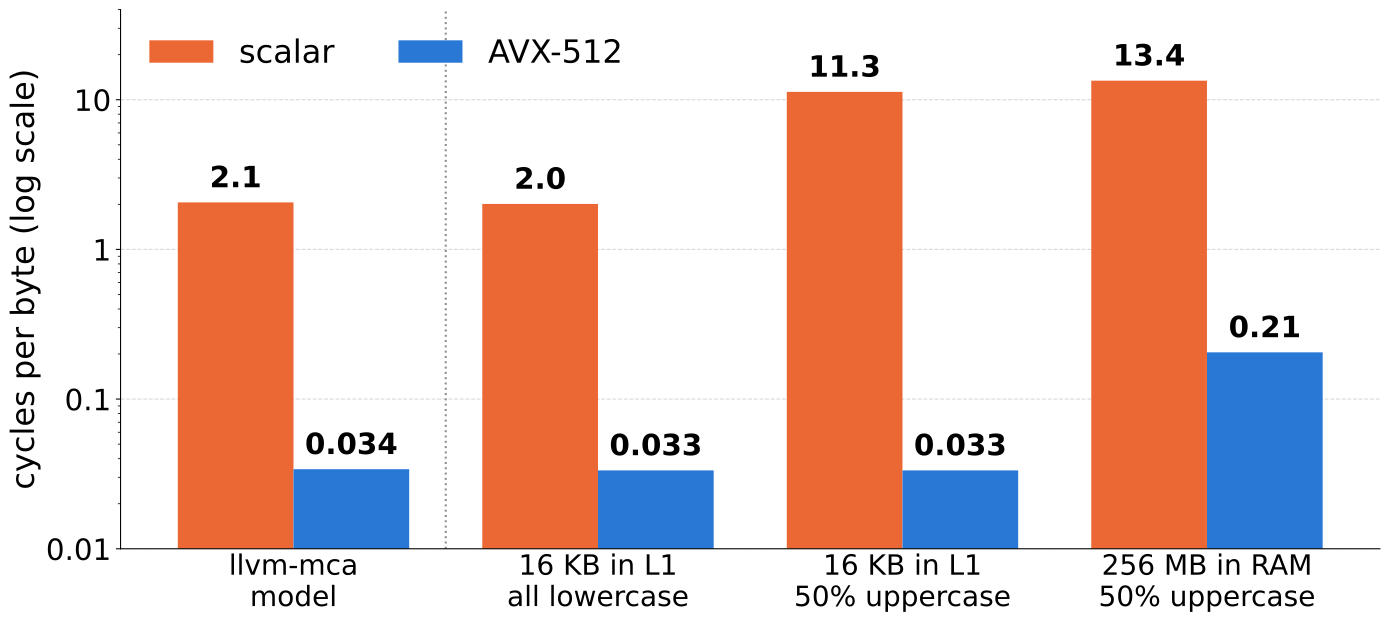

Source code (Python):
#!/usr/bin/env python3
"""llvm-mca model vs measured cycles/byte for the to-lower kernels (Xeon Gold 6548N, big4).
Measured numbers come from ../bench/results_big4.csv (bench/tolower_bench.cpp)."""

import csv
from pathlib import Path

import matplotlib.pyplot as plt
import numpy as np

plt.rcParams.update({
    "font.size": 24,
    "axes.labelsize": 24,
    "xtick.labelsize": 21,
    "ytick.labelsize": 22,
    "font.family": "sans-serif",
    "figure.facecolor": "white",
    "axes.facecolor": "white",
    "svg.fonttype": "path",
})

BLUE, ORANGE = "#2a78d6", "#eb6834"

rows = list(csv.DictReader(open(Path(__file__).parent.parent / "bench" / "results_big4.csv")))
def cpb(kernel, nbytes, upper):
    for r in rows:
        if r["kernel"] == kernel and int(r["bytes"]) == nbytes and float(r["upper_fraction"]) == upper:
            return float(r["cycles_per_byte"])
    raise KeyError((kernel, nbytes, upper))

KB, MB = 1 << 10, 1 << 20
conditions = [
    ("llvm-mca\nmodel", 2.06, 0.034),
    ("16 KB in L1\nall lowercase", cpb("scalar", 16 * KB, 0.0), cpb("avx512", 16 * KB, 0.0)),
    ("16 KB in L1\n50% uppercase", cpb("scalar", 16 * KB, 0.5), cpb("avx512", 16 * KB, 0.5)),
    ("256 MB in RAM\n50% uppercase", cpb("scalar", 256 * MB, 0.5), cpb("avx512", 256 * MB, 0.5)),
]

x = np.arange(len(conditions))
w = 0.38
fig, ax = plt.subplots(figsize=(15, 7))
scalar = [c[1] for c in conditions]
avx = [c[2] for c in conditions]
b1 = ax.bar(x - w / 2, scalar, w, color=ORANGE, label="scalar")
b2 = ax.bar(x + w / 2, avx, w, color=BLUE, label="AVX-512")
for bars in (b1, b2):
    for bar in bars:
        v = bar.get_height()
        ax.text(bar.get_x() + bar.get_width() / 2, v * 1.15, f"{v:.2g}" if v < 1 else f"{v:.1f}",
                ha="center", va="bottom", fontsize=22, fontweight="bold")

ax.set_yscale("log")
ax.set_ylim(0.01, 40)
ax.set_yticks([0.01, 0.1, 1, 10])
ax.set_yticklabels(["0.01", "0.1", "1", "10"])
ax.set_ylabel("cycles per byte (log scale)")
ax.set_xticks(x)
ax.set_xticklabels([c[0] for c in conditions])
ax.tick_params(axis="x", length=0)
ax.legend(frameon=False, loc="upper left", ncol=2)
ax.spines["top"].set_visible(False)
ax.spines["right"].set_visible(False)
ax.yaxis.grid(True, linestyle="--", linewidth=0.8, alpha=0.5)
ax.set_axisbelow(True)
ax.axvline(0.5, color="#8a8985", linestyle=":", linewidth=1.5)

fig.tight_layout()
fig.savefig("tolower_reality.svg", bbox_inches="tight")
fig.savefig("tolower_reality.png", dpi=180, bbox_inches="tight")
plt.close()
